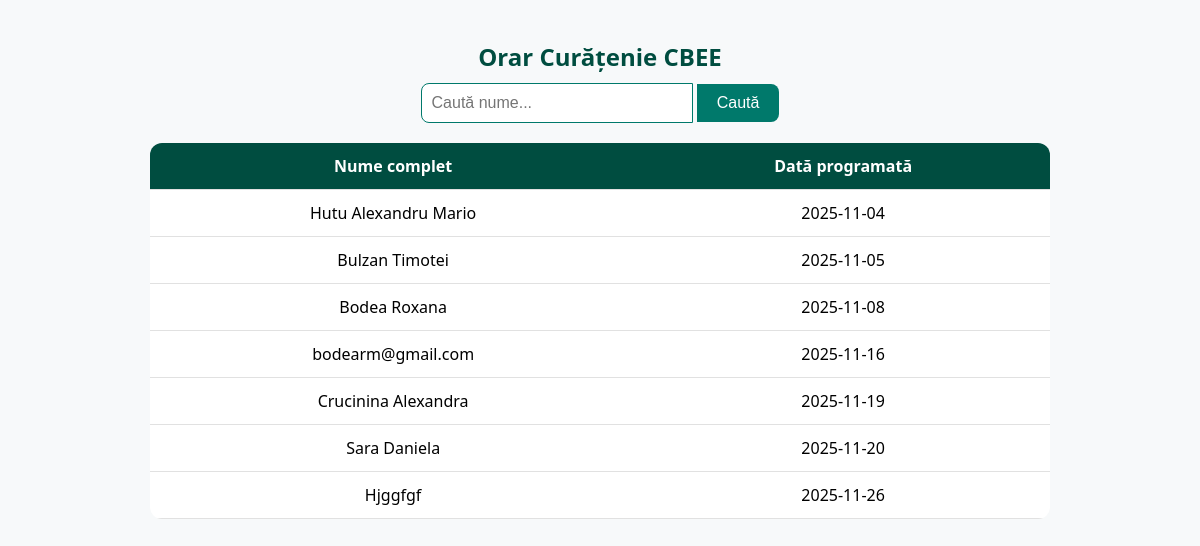
/orar.php (signed in), run on the app's committed database.
### tables this page shows
CREATE TABLE `users` (
  `id` int(100) NOT NULL,
  `nume_complet` varchar(100) NOT NULL,
  `parola` varchar(100) NOT NULL,
  `data` date NOT NULL
);

### orar.php (the view, shortened to what this page needs)
<?php
$host = "sql200.infinityfree.com";
$dbname = "if0_40320594_curatienie_cbee";
$dbuser = "if0_40320594";
$dbpass = "imoral111";
$conn = new mysqli($host, $dbuser, $dbpass, $dbname);
$search = "";
$query = "SELECT nume_complet, data FROM users";
$query .= " ORDER BY data ASC";
$stmt = $conn->prepare($query);
$stmt->execute();
$result = $stmt->get_result();
?>
<!DOCTYPE html>
<html lang="ro">
<head>
</head>
<body>
<h2>Orar Curățenie CBEE</h2>
<div class="search-box">
    <form method="GET">
        <input type="text" name="search" placeholder="Caută nume..." value="<?php echo htmlspecialchars($search); ?>">
        <button type="submit">Caută</button>
    </form>
</div>
<div class="table-container">
<table>
    <thead>
        <tr>
            <th>Nume complet</th>
            <th>Dată programată</th>
        </tr>
    </thead>
    <tbody>
        <?php while ($row = $result->fetch_assoc()): ?>
        <tr>
            <td><?php echo htmlspecialchars($row['nume_complet']); ?></td>
            <td><?php echo htmlspecialchars($row['data']); ?></td>
        </tr>
        <?php endwhile; ?>
    </tbody>
</table>
</div>
</body>
</html>

### orar.php (style rules this page uses)
body { font-family: "Segoe UI", Arial, sans-serif; background: #f7f9fa; margin: 0; padding: 20px; }
h2 { text-align: center; color: #004d40; margin-bottom: 10px; }
.search-box { display: flex; justify-content: center; margin-bottom: 20px; }
.search-box input { padding: 10px; width: 250px; border-radius: 8px 0 0 8px; border: 1px solid #00796b; outline: none; font-size: 1rem; }
.search-box button { padding: 10px 20px; border: none; background: #00796b; color: #fff; font-size: 1rem; border-radius: 0 8px 8px 0; cursor: pointer; }
.table-container { overflow-x: auto; }
table { border-collapse: collapse; width: 100%; max-width: 900px; margin: auto; background: white; border-radius: 12px; overflow: hidden; }
thead { background: #004d40; color: #fff; }
th, td { text-align: center; padding: 12px; border-bottom: 1px solid #e1e1e1; }

### data on the page
users: nume_complet "Hutu Alexandru Mario", data "2025-11-04"
users: nume_complet "Bulzan Timotei", data "2025-11-05"
users: nume_complet "Bodea Roxana", data "2025-11-08"
users: nume_complet "bodearm@gmail.com", data "2025-11-16"
users: nume_complet "Crucinina Alexandra", data "2025-11-19"
users: nume_complet "Sara Daniela", data "2025-11-20"
users: nume_complet "Hjggfgf", data "2025-11-26"
